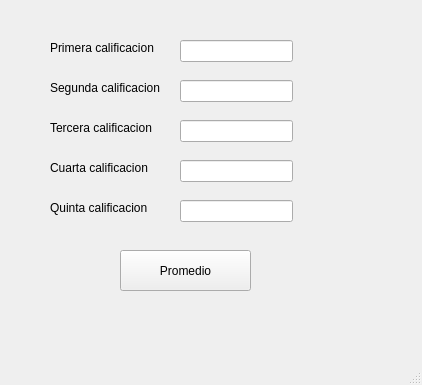
<?xml version="1.0" encoding="UTF-8"?>
<ui version="4.0">
 <class>MainWindow</class>
 <widget class="QMainWindow" name="MainWindow">
  <property name="geometry">
   <rect>
    <x>0</x>
    <y>0</y>
    <width>422</width>
    <height>385</height>
   </rect>
  </property>
  <property name="windowTitle">
   <string>MainWindow</string>
  </property>
  <widget class="QWidget" name="centralwidget">
   <widget class="QLabel" name="label">
    <property name="geometry">
     <rect>
      <x>50</x>
      <y>40</y>
      <width>131</width>
      <height>16</height>
     </rect>
    </property>
    <property name="text">
     <string>Primera calificacion</string>
    </property>
   </widget>
   <widget class="QLabel" name="label_2">
    <property name="geometry">
     <rect>
      <x>50</x>
      <y>80</y>
      <width>131</width>
      <height>16</height>
     </rect>
    </property>
    <property name="text">
     <string>Segunda calificacion</string>
    </property>
   </widget>
   <widget class="QLabel" name="label_3">
    <property name="geometry">
     <rect>
      <x>50</x>
      <y>120</y>
      <width>131</width>
      <height>16</height>
     </rect>
    </property>
    <property name="text">
     <string>Tercera calificacion</string>
    </property>
   </widget>
   <widget class="QLabel" name="label_4">
    <property name="geometry">
     <rect>
      <x>50</x>
      <y>160</y>
      <width>131</width>
      <height>16</height>
     </rect>
    </property>
    <property name="text">
     <string>Cuarta calificacion</string>
    </property>
   </widget>
   <widget class="QLabel" name="label_5">
    <property name="geometry">
     <rect>
      <x>50</x>
      <y>200</y>
      <width>131</width>
      <height>16</height>
     </rect>
    </property>
    <property name="text">
     <string>Quinta calificacion</string>
    </property>
   </widget>
   <widget class="QLineEdit" name="txt_calif1">
    <property name="geometry">
     <rect>
      <x>180</x>
      <y>40</y>
      <width>113</width>
      <height>22</height>
     </rect>
    </property>
   </widget>
   <widget class="QLineEdit" name="txt_calif2">
    <property name="geometry">
     <rect>
      <x>180</x>
      <y>80</y>
      <width>113</width>
      <height>22</height>
     </rect>
    </property>
   </widget>
   <widget class="QLineEdit" name="txt_calif3">
    <property name="geometry">
     <rect>
      <x>180</x>
      <y>120</y>
      <width>113</width>
      <height>22</height>
     </rect>
    </property>
   </widget>
   <widget class="QLineEdit" name="txt_calif5">
    <property name="geometry">
     <rect>
      <x>180</x>
      <y>200</y>
      <width>113</width>
      <height>22</height>
     </rect>
    </property>
   </widget>
   <widget class="QLineEdit" name="txt_calif4">
    <property name="geometry">
     <rect>
      <x>180</x>
      <y>160</y>
      <width>113</width>
      <height>22</height>
     </rect>
    </property>
   </widget>
   <widget class="QPushButton" name="btn_area">
    <property name="geometry">
     <rect>
      <x>120</x>
      <y>250</y>
      <width>131</width>
      <height>41</height>
     </rect>
    </property>
    <property name="styleSheet">
     <string notr="true">font: 75 italic 14pt &quot;MS Sans Serif&quot;;</string>
    </property>
    <property name="text">
     <string>Promedio</string>
    </property>
   </widget>
  </widget>
  <widget class="QMenuBar" name="menubar">
   <property name="geometry">
    <rect>
     <x>0</x>
     <y>0</y>
     <width>422</width>
     <height>26</height>
    </rect>
   </property>
  </widget>
  <widget class="QStatusBar" name="statusbar"/>
 </widget>
 <resources/>
 <connections/>
</ui>
